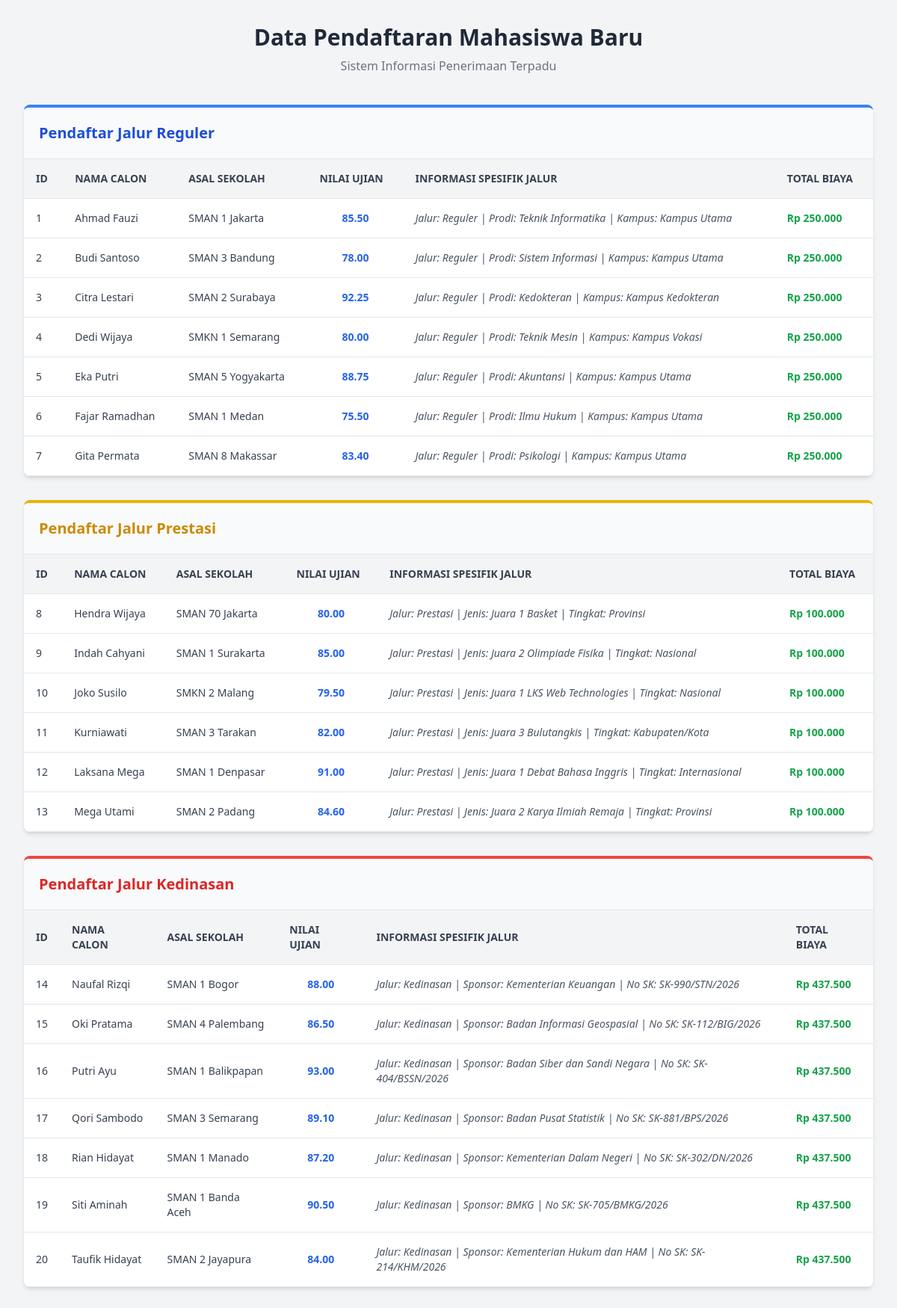
The page / on the database its author committed.
### tables this page shows
CREATE TABLE `tabel_pendaftaran` (
  `id_pendaftaran` int NOT NULL,
  `nama_calon` varchar(100) NOT NULL,
  `asal_sekolah` varchar(100) NOT NULL,
  `nilai_ujian` decimal(5,2) NOT NULL,
  `biaya_pendaftaran_dasar` decimal(10,2) NOT NULL,
  `jalur_pendaftaran` enum('Reguler','Prestasi','Kedinasan') NOT NULL,
  `pilihan_prodi` varchar(50) DEFAULT NULL,
  `lokasi_kampus` varchar(50) DEFAULT NULL,
  `jenis_prestasi` varchar(50) DEFAULT NULL,
  `tingkat_prestasi` enum('Kabupaten/Kota','Provinsi','Nasional','Internasional') DEFAULT NULL,
  `sk_ikatan_dinas` varchar(50) DEFAULT NULL,
  `instansi_sponsor` varchar(100) DEFAULT NULL
);

### PendaftaranReguler.php (called while the page is built, shortened)
<?php
require_once 'Pendaftaran.php';
class PendaftaranReguler extends Pendaftaran {
    private $pilihanProdi;
    private $lokasiKampus;
    public function __construct($id_pendaftaran, $nama_calon, $asal_sekolah, $nilai_ujian, $biayaPendaftaranDasar, $pilihanProdi, $lokasiKampus) {
        $this->pilihanProdi = $pilihanProdi;
        $this->lokasiKampus = $lokasiKampus;
    }
    public function hitungTotalBiaya() {
        return $this->biayaPendaftaranDasar;
    }
    public function tampilkanInfoJalur() {
        return "Jalur: Reguler | Prodi: " . $this->pilihanProdi . " | Kampus: " . $this->lokasiKampus;
    }
    public static function getDaftarReguler($db) {
        $query = "SELECT id_pendaftaran, nama_calon, asal_sekolah, nilai_ujian, biaya_pendaftaran_dasar, pilihan_prodi, lokasi_kampus
                  FROM tabel_pendaftaran
                  WHERE jalur_pendaftaran = 'Reguler'";
        $stmt = $db->prepare($query);
        $stmt->execute();
        return $stmt->fetchAll(PDO::FETCH_ASSOC);
    }
}
?>

### pendaftaran.php (called while the page is built, shortened)
<?php
abstract class Pendaftaran {
    public function __construct($id_pendaftaran, $nama_calon, $asal_sekolah, $nilai_ujian, $biayaPendaftaranDasar) {
        $this->biayaPendaftaranDasar = $biayaPendaftaranDasar;
    }
}
?>

### PendaftaranPrestasi.php (called while the page is built, shortened)
<?php
require_once 'Pendaftaran.php';
class PendaftaranPrestasi extends Pendaftaran {
    private $jenisPrestasi;
    private $tingkatPrestasi;
    public function __construct($id_pendaftaran, $nama_calon, $asal_sekolah, $nilai_ujian, $biayaPendaftaranDasar, $jenisPrestasi, $tingkatPrestasi) {
        $this->jenisPrestasi = $jenisPrestasi;
        $this->tingkatPrestasi = $tingkatPrestasi;
    }
    public function hitungTotalBiaya() {
        return $this->biayaPendaftaranDasar - 50000;
    }
    public function tampilkanInfoJalur() {
        return "Jalur: Prestasi | Jenis: " . $this->jenisPrestasi . " | Tingkat: " . $this->tingkatPrestasi;
    }
    public static function getDaftarPrestasi($db) {
        $query = "SELECT id_pendaftaran, nama_calon, asal_sekolah, nilai_ujian, biaya_pendaftaran_dasar, jenis_prestasi, tingkat_prestasi
                  FROM tabel_pendaftaran
                  WHERE jalur_pendaftaran = 'Prestasi'";
        $stmt = $db->prepare($query);
        $stmt->execute();
        return $stmt->fetchAll(PDO::FETCH_ASSOC);
    }
}
?>

### PendaftaranKedinasan.php (called while the page is built, shortened)
<?php
require_once 'Pendaftaran.php';
class PendaftaranKedinasan extends Pendaftaran {
    private $skIkatanDinas;
    private $instansiSponsor;
    public function __construct($id_pendaftaran, $nama_calon, $asal_sekolah, $nilai_ujian, $biayaPendaftaranDasar, $skIkatanDinas, $instansiSponsor) {
        $this->skIkatanDinas = $skIkatanDinas;
        $this->instansiSponsor = $instansiSponsor;
    }
    public function hitungTotalBiaya() {
        return $this->biayaPendaftaranDasar * 1.25;
    }
    public function tampilkanInfoJalur() {
        return "Jalur: Kedinasan | Sponsor: " . $this->instansiSponsor . " | No SK: " . $this->skIkatanDinas;
    }
    public static function getDaftarKedinasan($db) {
        $query = "SELECT id_pendaftaran, nama_calon, asal_sekolah, nilai_ujian, biaya_pendaftaran_dasar, sk_ikatan_dinas, instansi_sponsor
                  FROM tabel_pendaftaran
                  WHERE jalur_pendaftaran = 'Kedinasan'";
        $stmt = $db->prepare($query);
        $stmt->execute();
        return $stmt->fetchAll(PDO::FETCH_ASSOC);
    }
}
?>

### index.php (the view, shortened to what this page needs)
<?php
require_once 'PendaftaranReguler.php';
require_once 'PendaftaranPrestasi.php';
require_once 'PendaftaranKedinasan.php';
$database = new Koneksi();
$db = $database->getConnection();
$listReguler = PendaftaranReguler::getDaftarReguler($db);
$listPrestasi = PendaftaranPrestasi::getDaftarPrestasi($db);
$listKedinasan = PendaftaranKedinasan::getDaftarKedinasan($db);
function formatRupiah($angka){
    return "Rp " . number_format($angka, 0, ',', '.');
}
?>
<!DOCTYPE html>
<html lang="id">
<head>
    <script src="https://cdn.tailwindcss.com"></script>
</head>
<body class="bg-gray-100 p-8 font-sans antialiased">
    <div class="max-w-7xl mx-auto">
        <header class="mb-10 text-center">
            <h1 class="text-3xl font-bold text-gray-800">Data Pendaftaran Mahasiswa Baru</h1>
            <p class="text-gray-500 mt-2">Sistem Informasi Penerimaan Terpadu</p>
        </header>
        <div class="bg-white rounded-lg shadow-md mb-8 overflow-hidden border-t-4 border-blue-500">
            <div class="p-5 bg-gray-50 border-b">
                <h2 class="text-xl font-semibold text-blue-700">Pendaftar Jalur Reguler</h2>
            </div>
            <div class="overflow-x-auto">
                <table class="w-full text-left border-collapse">
                    <thead>
                        <tr class="bg-gray-100 text-gray-700 text-sm uppercase">
                            <th class="p-4 border-b">ID</th>
                            <th class="p-4 border-b">Nama Calon</th>
                            <th class="p-4 border-b">Asal Sekolah</th>
                            <th class="p-4 border-b">Nilai Ujian</th>
                            <th class="p-4 border-b">Informasi Spesifik Jalur</th>
                            <th class="p-4 border-b">Total Biaya</th>
                        </tr>
                    </thead>
                    <tbody class="text-sm text-gray-700">
                        <?php foreach ($listReguler as $row):
                            $mabaReguler = new PendaftaranReguler(
                                $row['id_pendaftaran'], $row['nama_calon'], $row['asal_sekolah'],
                                $row['nilai_ujian'], $row['biaya_pendaftaran_dasar'],
                                $row['pilihan_prodi'], $row['lokasi_kampus']
                            );
                        ?>
                        <tr class="hover:bg-gray-50 border-b">
                            <td class="p-4"><?= $row['id_pendaftaran'] ?></td>
                            <td class="p-4 font-medium"><?= $row['nama_calon'] ?></td>
                            <td class="p-4"><?= $row['asal_sekolah'] ?></td>
                            <td class="p-4 text-center font-bold text-blue-600"><?= $row['nilai_ujian'] ?></td>
                            <td class="p-4 italic text-gray-600"><?= $mabaReguler->tampilkanInfoJalur() ?></td>
                            <td class="p-4 font-semibold text-green-600"><?= formatRupiah($mabaReguler->hitungTotalBiaya()) ?></td>
                        </tr>
                        <?php endforeach; ?>
                    </tbody>
                </table>
            </div>
        </div>
        <div class="bg-white rounded-lg shadow-md mb-8 overflow-hidden border-t-4 border-yellow-500">
            <div class="p-5 bg-gray-50 border-b">
                <h2 class="text-xl font-semibold text-yellow-600">Pendaftar Jalur Prestasi</h2>
            </div>
            <div class="overflow-x-auto">
                <table class="w-full text-left border-collapse">
                    <thead>
                        <tr class="bg-gray-100 text-gray-700 text-sm uppercase">
                            <th class="p-4 border-b">ID</th>
                            <th class="p-4 border-b">Nama Calon</th>
                            <th class="p-4 border-b">Asal Sekolah</th>
                            <th class="p-4 border-b">Nilai Ujian</th>
                            <th class="p-4 border-b">Informasi Spesifik Jalur</th>
                            <th class="p-4 border-b">Total Biaya</th>
                        </tr>
                    </thead>
                    <tbody class="text-sm text-gray-700">
                        <?php foreach ($listPrestasi as $row):
                            $mabaPrestasi = new PendaftaranPrestasi(
                                $row['id_pendaftaran'], $row['nama_calon'], $row['asal_sekolah'],
                                $row['nilai_ujian'], $row['biaya_pendaftaran_dasar'],
                                $row['jenis_prestasi'], $row['tingkat_prestasi']
                            );
                        ?>
                        <tr class="hover:bg-gray-50 border-b">
                            <td class="p-4"><?= $row['id_pendaftaran'] ?></td>
                            <td class="p-4 font-medium"><?= $row['nama_calon'] ?></td>
                            <td class="p-4"><?= $row['asal_sekolah'] ?></td>
                            <td class="p-4 text-center font-bold text-blue-600"><?= $row['nilai_ujian'] ?></td>
                            <td class="p-4 italic text-gray-600"><?= $mabaPrestasi->tampilkanInfoJalur() ?></td>
                            <td class="p-4 font-semibold text-green-600"><?= formatRupiah($mabaPrestasi->hitungTotalBiaya()) ?></td>
                        </tr>
                        <?php endforeach; ?>
                    </tbody>
                </table>
            </div>
        </div>
        <div class="bg-white rounded-lg shadow-md mb-8 overflow-hidden border-t-4 border-red-500">
            <div class="p-5 bg-gray-50 border-b">
                <h2 class="text-xl font-semibold text-red-600">Pendaftar Jalur Kedinasan</h2>
            </div>
            <div class="overflow-x-auto">
                <table class="w-full text-left border-collapse">
                    <thead>
                        <tr class="bg-gray-100 text-gray-700 text-sm uppercase">
                            <th class="p-4 border-b">ID</th>
                            <th class="p-4 border-b">Nama Calon</th>
                            <th class="p-4 border-b">Asal Sekolah</th>
                            <th class="p-4 border-b">Nilai Ujian</th>
                            <th class="p-4 border-b">Informasi Spesifik Jalur</th>
                            <th class="p-4 border-b">Total Biaya</th>
                        </tr>
                    </thead>
                    <tbody class="text-sm text-gray-700">
                        <?php foreach ($listKedinasan as $row):
                            $mabaKedinasan = new PendaftaranKedinasan(
                                $row['id_pendaftaran'], $row['nama_calon'], $row['asal_sekolah'],
                                $row['nilai_ujian'], $row['biaya_pendaftaran_dasar'],
                                $row['sk_ikatan_dinas'], $row['instansi_sponsor']
                            );
                        ?>
                        <tr class="hover:bg-gray-50 border-b">
                            <td class="p-4"><?= $row['id_pendaftaran'] ?></td>
                            <td class="p-4 font-medium"><?= $row['nama_calon'] ?></td>
                            <td class="p-4"><?= $row['asal_sekolah'] ?></td>
                            <td class="p-4 text-center font-bold text-blue-600"><?= $row['nilai_ujian'] ?></td>
                            <td class="p-4 italic text-gray-600"><?= $mabaKedinasan->tampilkanInfoJalur() ?></td>
                            <td class="p-4 font-semibold text-green-600"><?= formatRupiah($mabaKedinasan->hitungTotalBiaya()) ?></td>
                        </tr>
                        <?php endforeach; ?>
                    </tbody>
                </table>
            </div>
        </div>
    </div>
</body>
</html>

### rows shown on the page
tabel_pendaftaran: id_pendaftaran "1", nama_calon "Ahmad Fauzi", asal_sekolah "SMAN 1 Jakarta", nilai_ujian "85.50", $mabaReguler->tampilkanInfoJalur() "Jalur: Reguler | Prodi: Teknik Informatika | Kampus: Kampus Utama", biaya_pendaftaran_dasar "Rp 250.000"
tabel_pendaftaran: id_pendaftaran "2", nama_calon "Budi Santoso", asal_sekolah "SMAN 3 Bandung", nilai_ujian "78.00", $mabaReguler->tampilkanInfoJalur() "Jalur: Reguler | Prodi: Sistem Informasi | Kampus: Kampus Utama", biaya_pendaftaran_dasar "Rp 250.000"
tabel_pendaftaran: id_pendaftaran "3", nama_calon "Citra Lestari", asal_sekolah "SMAN 2 Surabaya", nilai_ujian "92.25", $mabaReguler->tampilkanInfoJalur() "Jalur: Reguler | Prodi: Kedokteran | Kampus: Kampus Kedokteran", biaya_pendaftaran_dasar "Rp 250.000"
tabel_pendaftaran: id_pendaftaran "4", nama_calon "Dedi Wijaya", asal_sekolah "SMKN 1 Semarang", nilai_ujian "80.00", $mabaReguler->tampilkanInfoJalur() "Jalur: Reguler | Prodi: Teknik Mesin | Kampus: Kampus Vokasi", biaya_pendaftaran_dasar "Rp 250.000"
tabel_pendaftaran: id_pendaftaran "5", nama_calon "Eka Putri", asal_sekolah "SMAN 5 Yogyakarta", nilai_ujian "88.75", $mabaReguler->tampilkanInfoJalur() "Jalur: Reguler | Prodi: Akuntansi | Kampus: Kampus Utama", biaya_pendaftaran_dasar "Rp 250.000"
tabel_pendaftaran: id_pendaftaran "6", nama_calon "Fajar Ramadhan", asal_sekolah "SMAN 1 Medan", nilai_ujian "75.50", $mabaReguler->tampilkanInfoJalur() "Jalur: Reguler | Prodi: Ilmu Hukum | Kampus: Kampus Utama", biaya_pendaftaran_dasar "Rp 250.000"
tabel_pendaftaran: id_pendaftaran "7", nama_calon "Gita Permata", asal_sekolah "SMAN 8 Makassar", nilai_ujian "83.40", $mabaReguler->tampilkanInfoJalur() "Jalur: Reguler | Prodi: Psikologi | Kampus: Kampus Utama", biaya_pendaftaran_dasar "Rp 250.000"
tabel_pendaftaran: id_pendaftaran "8", nama_calon "Hendra Wijaya", asal_sekolah "SMAN 70 Jakarta", nilai_ujian "80.00", $mabaPrestasi->tampilkanInfoJalur() "Jalur: Prestasi | Jenis: Juara 1 Basket | Tingkat: Provinsi", biaya_pendaftaran_dasar "Rp 100.000"
tabel_pendaftaran: id_pendaftaran "9", nama_calon "Indah Cahyani", asal_sekolah "SMAN 1 Surakarta", nilai_ujian "85.00", $mabaPrestasi->tampilkanInfoJalur() "Jalur: Prestasi | Jenis: Juara 2 Olimpiade Fisika | Tingkat: Nasional", biaya_pendaftaran_dasar "Rp 100.000"
tabel_pendaftaran: id_pendaftaran "10", nama_calon "Joko Susilo", asal_sekolah "SMKN 2 Malang", nilai_ujian "79.50", $mabaPrestasi->tampilkanInfoJalur() "Jalur: Prestasi | Jenis: Juara 1 LKS Web Technologies | Tingkat: Nasional", biaya_pendaftaran_dasar "Rp 100.000"
tabel_pendaftaran: id_pendaftaran "11", nama_calon "Kurniawati", asal_sekolah "SMAN 3 Tarakan", nilai_ujian "82.00", $mabaPrestasi->tampilkanInfoJalur() "Jalur: Prestasi | Jenis: Juara 3 Bulutangkis | Tingkat: Kabupaten/Kota", biaya_pendaftaran_dasar "Rp 100.000"
tabel_pendaftaran: id_pendaftaran "12", nama_calon "Laksana Mega", asal_sekolah "SMAN 1 Denpasar", nilai_ujian "91.00", $mabaPrestasi->tampilkanInfoJalur() "Jalur: Prestasi | Jenis: Juara 1 Debat Bahasa Inggris | Tingkat: Internasional", biaya_pendaftaran_dasar "Rp 100.000"
tabel_pendaftaran: id_pendaftaran "13", nama_calon "Mega Utami", asal_sekolah "SMAN 2 Padang", nilai_ujian "84.60", $mabaPrestasi->tampilkanInfoJalur() "Jalur: Prestasi | Jenis: Juara 2 Karya Ilmiah Remaja | Tingkat: Provinsi", biaya_pendaftaran_dasar "Rp 100.000"
tabel_pendaftaran: id_pendaftaran "14", nama_calon "Naufal Rizqi", asal_sekolah "SMAN 1 Bogor", nilai_ujian "88.00", $mabaKedinasan->tampilkanInfoJalur() "Jalur: Kedinasan | Sponsor: Kementerian Keuangan | No SK: SK-990/STN/2026", biaya_pendaftaran_dasar "Rp 437.500"
tabel_pendaftaran: id_pendaftaran "15", nama_calon "Oki Pratama", asal_sekolah "SMAN 4 Palembang", nilai_ujian "86.50", $mabaKedinasan->tampilkanInfoJalur() "Jalur: Kedinasan | Sponsor: Badan Informasi Geospasial | No SK: SK-112/BIG/2026", biaya_pendaftaran_dasar "Rp 437.500"
tabel_pendaftaran: id_pendaftaran "16", nama_calon "Putri Ayu", asal_sekolah "SMAN 1 Balikpapan", nilai_ujian "93.00", $mabaKedinasan->tampilkanInfoJalur() "Jalur: Kedinasan | Sponsor: Badan Siber dan Sandi Negara | No SK: SK-404/BSSN/2026", biaya_pendaftaran_dasar "Rp 437.500"
tabel_pendaftaran: id_pendaftaran "17", nama_calon "Qori Sambodo", asal_sekolah "SMAN 3 Semarang", nilai_ujian "89.10", $mabaKedinasan->tampilkanInfoJalur() "Jalur: Kedinasan | Sponsor: Badan Pusat Statistik | No SK: SK-881/BPS/2026", biaya_pendaftaran_dasar "Rp 437.500"
tabel_pendaftaran: id_pendaftaran "18", nama_calon "Rian Hidayat", asal_sekolah "SMAN 1 Manado", nilai_ujian "87.20", $mabaKedinasan->tampilkanInfoJalur() "Jalur: Kedinasan | Sponsor: Kementerian Dalam Negeri | No SK: SK-302/DN/2026", biaya_pendaftaran_dasar "Rp 437.500"
tabel_pendaftaran: id_pendaftaran "19", nama_calon "Siti Aminah", asal_sekolah "SMAN 1 Banda Aceh", nilai_ujian "90.50", $mabaKedinasan->tampilkanInfoJalur() "Jalur: Kedinasan | Sponsor: BMKG | No SK: SK-705/BMKG/2026", biaya_pendaftaran_dasar "Rp 437.500"
tabel_pendaftaran: id_pendaftaran "20", nama_calon "Taufik Hidayat", asal_sekolah "SMAN 2 Jayapura", nilai_ujian "84.00", $mabaKedinasan->tampilkanInfoJalur() "Jalur: Kedinasan | Sponsor: Kementerian Hukum dan HAM | No SK: SK-214/KHM/2026", biaya_pendaftaran_dasar "Rp 437.500"
